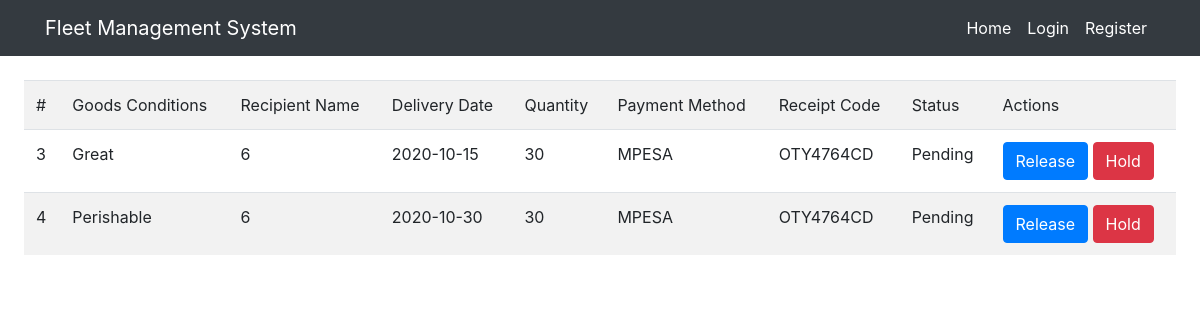
The page /viewGoods.php on the database its author committed.
### tables this page shows
CREATE TABLE `cleared_goods` (
  `id` int(11) NOT NULL,
  `serial_number` varchar(100) NOT NULL,
  `quantity` int(11) NOT NULL,
  `conditions` varchar(100) NOT NULL,
  `full_pallets_qty` int(11) NOT NULL,
  `half_pallets_qty` int(11) NOT NULL,
  `recipient` int(11) NOT NULL,
  `payment_method` varchar(100) NOT NULL,
  `receipt_code` varchar(100) NOT NULL,
  `delivery_date` date NOT NULL,
  `status` int(11) NOT NULL DEFAULT 0,
  `delivery_status` int(11) NOT NULL DEFAULT 0,
  `user_id` int(11) NOT NULL,
  `assigned_driver` int(11) NOT NULL
);

### viewGoods.php (the view, shortened to what this page needs)
<?php
include('header.php');
include_once("connection.php");
$result = mysqli_query($mysqli, "SELECT * FROM cleared_goods");
?>
<div class="container-fluid p-4">
	<table class="table table-striped">
		<tr>
			<td>#</td>
			<td>Goods Conditions</td>
			<td>Recipient Name</td>
      <td>Delivery Date</td>
      <td>Quantity</td>
      <td>Payment Method</td>
      <td>Receipt Code</td>
			<td>Status</td>
      <td colspan="2">Actions</td>
		</tr>
		<?php
		while($res = mysqli_fetch_array($result)) {
			$status=$res['status'];
			if ($status==1) {
				$status="Released";
			}elseif ($status==2) {
				$status="Withheld";
			}else {
				$status="Pending";
			}
			echo "<tr>";
			echo "<td>".$res['id']."</td>";
			echo "<td>".$res['conditions']."</td>";
			echo "<td>".$res['recipient']."</td>";
      echo "<td>".$res['delivery_date']."</td>";
      echo "<td>".$res['quantity']."</td>";
      echo "<td>".$res['payment_method']."</td>";
      echo "<td>".$res['receipt_code']."</td>";
			echo "<td>".$status."</td>";
			echo "<td><button id='release' class='btn btn-primary' value='".$res['id']."'  onClick=\"return confirm('You are about to confirm release of those goods?')\">Release</button> <button id='held' value='".$res['id']."' class='btn btn-danger' onClick=\"return confirm('You are about to deny goods delivery?')\">Hold</button></td>";
		}
		?>
</div>

### rows shown on the page
cleared_goods: id "3", conditions "Great", recipient "6", delivery_date "2020-10-15", quantity "30", payment_method "MPESA", receipt_code "OTY4764CD", status "Pending"
cleared_goods: id "4", conditions "Perishable", recipient "6", delivery_date "2020-10-30", quantity "30", payment_method "MPESA", receipt_code "OTY4764CD", status "Pending"

### other values the page prints
$session "Fleet Management System"
